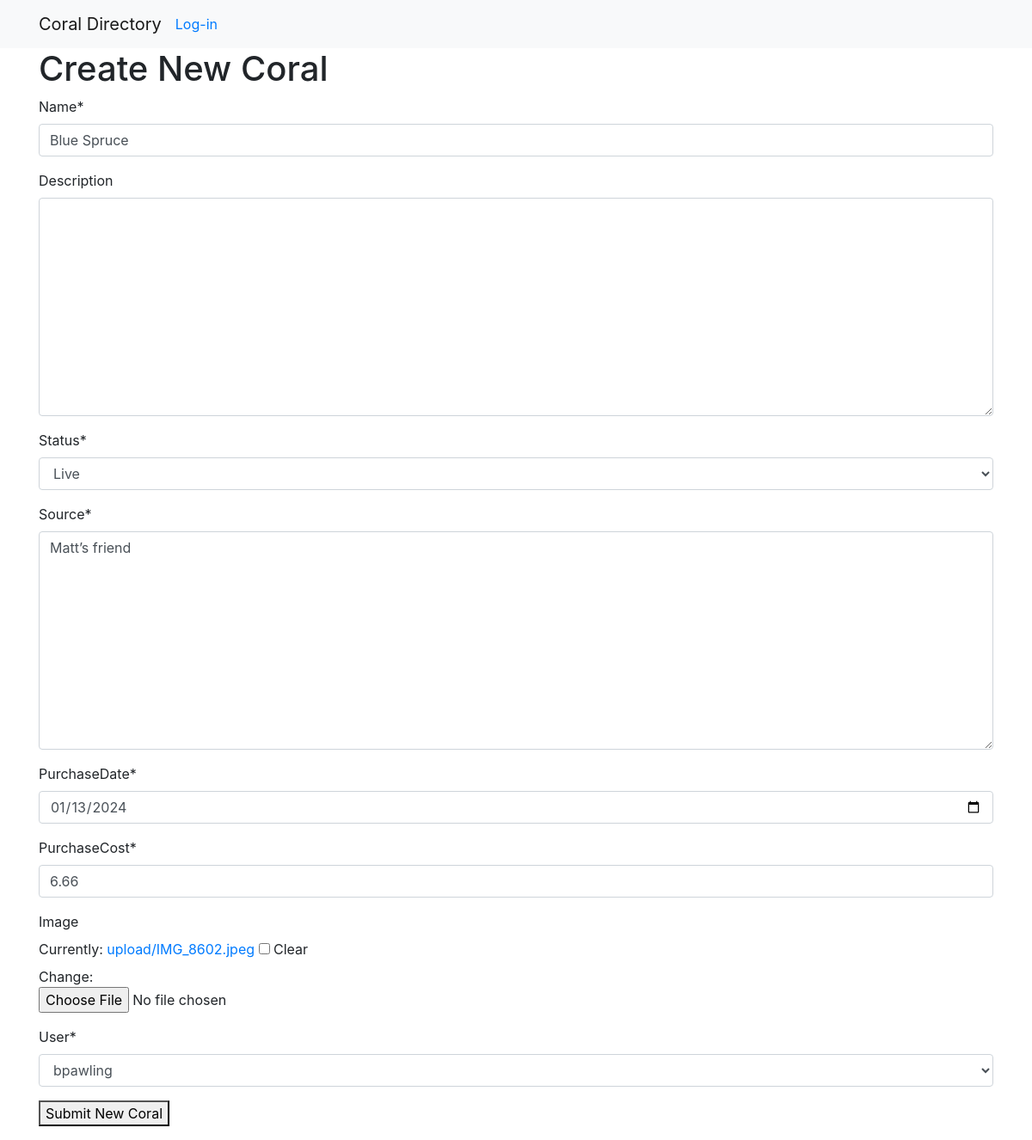
The page /149/coralUpdate on the database its author committed.
### coral/models.py (models this page shows, shortened)
class Coral(models.Model):
    name = models.CharField(max_length=100)
    description = models.TextField(null=True, blank=True)
    status = models.CharField(max_length=20,choices=choices)
    source = models.TextField()
    purchaseDate = models.DateField()
    purchaseCost = models.DecimalField(max_digits=6, decimal_places=2)
    image = models.ImageField(upload_to='upload/',null=True, blank=True)
    date_created = models.DateTimeField(default=timezone.now)
    user = models.ForeignKey(User, on_delete=models.SET_NULL, null=True)
    species = models.CharField(max_length=100, choices=species_Choices,default='sps')

### coral/views.py (the view)
# urls.py: path("<int:pk>/coralUpdate", views.UpdateCoralView.as_view(),name="coralUpdate"),
class UpdateCoralView(SuccessMessageMixin, UpdateView):
    model = Coral
    template_name = "updateCoral.html"
    form_class = CoralForm
    success_message = "Your entry was updated!"
    success_url = reverse_lazy("index")

### coral/forms.py
class CoralForm(forms.ModelForm):
    class Meta:
        model = Coral
        fields = [
            "name",
            "description",
            "status",
            "source",
            "purchaseDate",
            "purchaseCost",
            "image",
            'user']
        widgets = {
            'purchaseDate': DateInput(),
            'status': Select(),
        }

### coral/templates/updateCoral.html (shortened to what this page needs)
{% extends "base.html" %}
{%load crispy_forms_tags %}
{% block page_content %}
<h1>Create New Coral</h1>
<form method="post" enctype="multipart/form-data">
  {{  form|crispy }}
  <button type="submit">Submit New Coral</button>
</form>
{% endblock %}

### rows shown on the page
Coral: name "Blue Spruce", status "Live", source "Matt’s friend", purchaseDate "01/13/2024", purchaseCost "6.66", user "bpawling"
